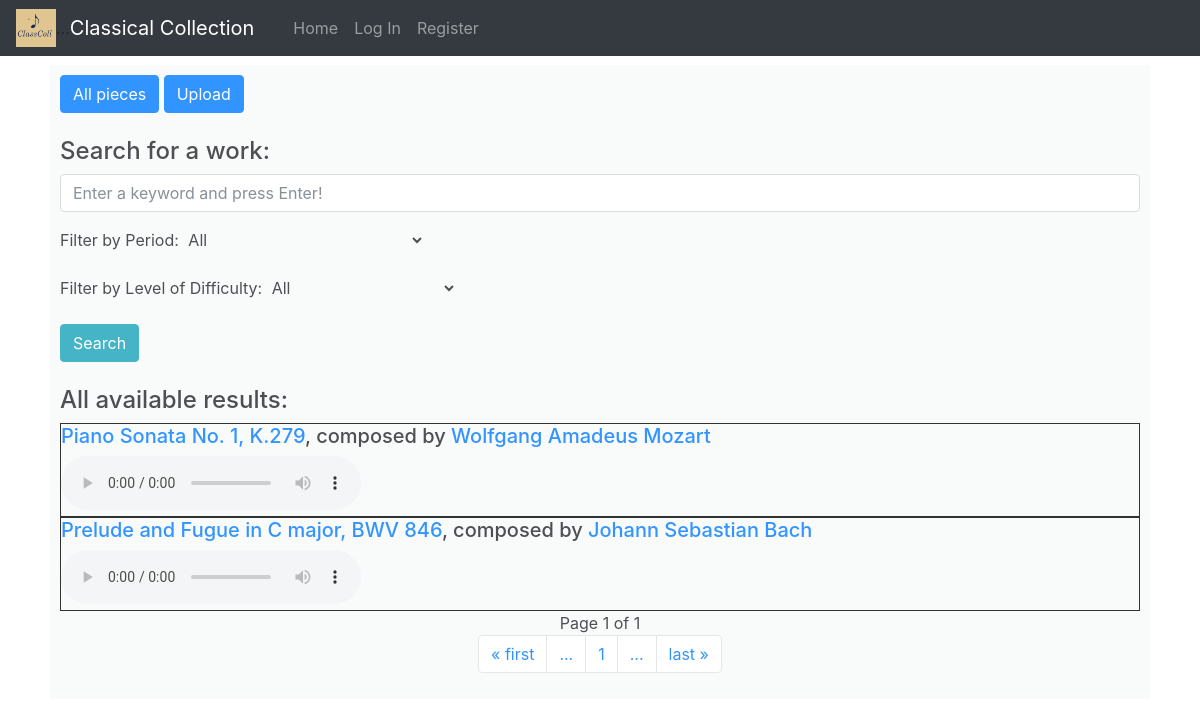
Page /piece/ on the earlier database version.
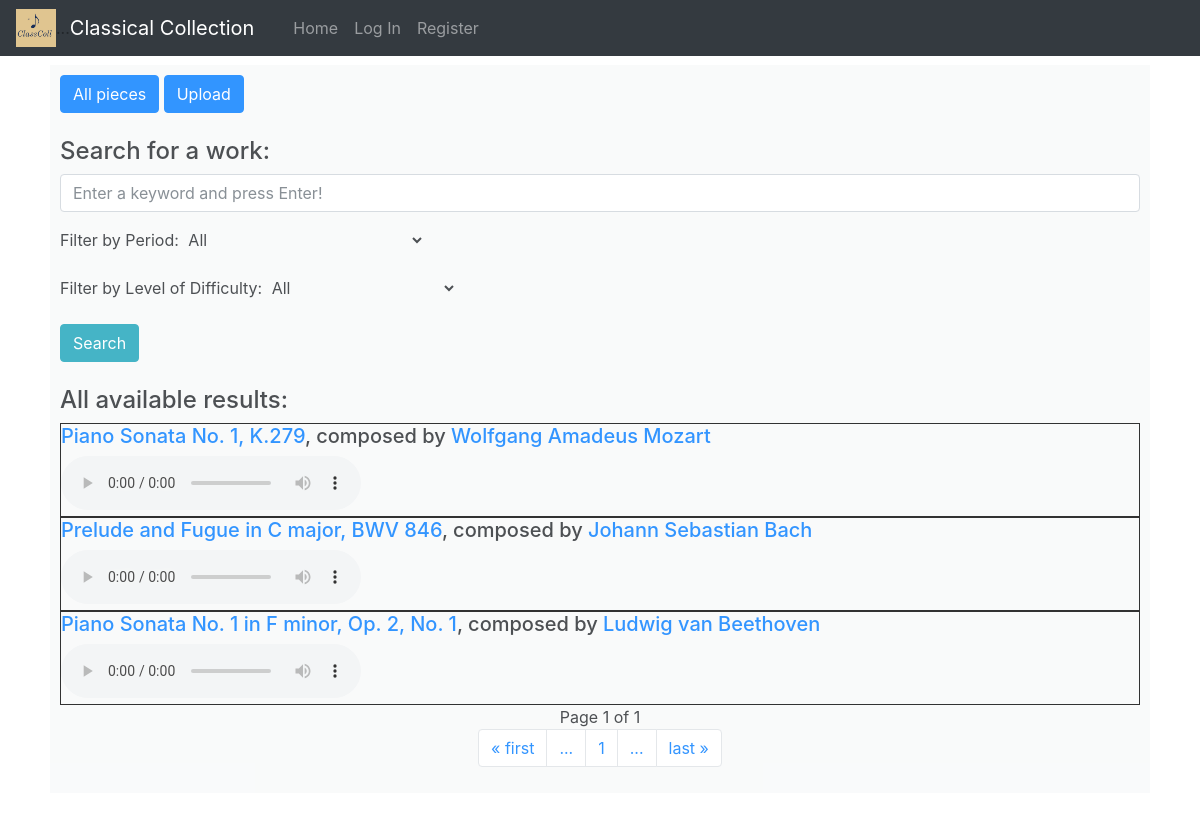
Same page on the later database version.
### classcoll/models.py (models this page shows, shortened)
class Piece(models.Model):
    name = models.CharField(max_length=100)
    composer = models.ForeignKey(Composer, on_delete=models.CASCADE)
    description = models.TextField()
    source = models.FileField()
    period = models.ForeignKey(Period, on_delete=models.CASCADE)
    difficulty = models.ForeignKey(Difficulty, on_delete=models.CASCADE)

class Composer(models.Model):
    name = models.CharField(max_length=100)
    biography = models.TextField()
    image = models.URLField(blank=False)

### classcoll/views/Pieces.py (the view)
# urls.py: path('piece/', Pieces.allPieces, name="all_piece"),
def allPieces(request):
    if request.method == 'POST':
        name = request.POST['name']
        composerName = request.POST['composer']
        composer = ComposerSearch.search(composerName)
        if composer is None:
            return render(request, ALL_PIECE_FILE, {
            'periods': Period.objects.all(),
                'difficulty': Difficulty.objects.all(),
                'pieces': Piece.objects.all(),
                'message': MESSAGE_COMPOSER_NOT_FOUND
            })
        description = request.POST['description']
        uploadedFile = request.FILES['document']
        period = Period.objects.filter(era=request.POST['period']).first()
        difficulty = Difficulty.objects.filter(rating=request.POST['difficulty']).first()
        newPiece = Piece(
            name = name,
            composer = composer,
            description = description,
            source = uploadedFile,
            period = period,
            difficulty = difficulty
        )
        newPiece.save()
        return redirect('index')
    else:
        key = request.GET.get("key", "")
        pr = request.GET.get("period", KEYWORD_ALL)
        df = request.GET.get("difficulty", KEYWORD_ALL)
        pieces = []
        for piece in Piece.objects.all():
            cond1 = key in piece.name
            cond2 = pr == piece.period.era or pr == KEYWORD_ALL
            cond3 = df == piece.difficulty.rating or df == KEYWORD_ALL
            if cond1 and cond2 and cond3:
                pieces.append(piece)
        paginator = Paginator(pieces, 10)
        pageNumber = request.GET.get('page')
        pieces = paginator.get_page(pageNumber)
        return render(request, ALL_PIECE_FILE, {
            'periods': Period.objects.all(),
            'difficulty': Difficulty.objects.all(),
            'pieces': pieces
        })

### classcoll/templates/classcoll/all_pieces.html (shortened to what this page needs)
{% extends "classcoll/layout.html" %}
{% load static %}
{% block body %}
    <div class="bg-light" style="opacity: 0.8; padding: 10px;">
        <div>
            <button class="btn btn-primary" id="showPieces">All pieces</button>
            <button class="btn btn-primary" id="showForm">Upload</button>
        </div>
        <br>
        <div id="pieces">
            <form method="GET" action="{% url 'all_piece' %}" id="filterForm">
                <div class="form-group">
                    <h4>Search for a work:</h4>
                    <input class="form-control" type="text" name="key" placeholder="Enter a keyword and press Enter!">
                </div>
                <div class="form-group">
                    <label>Filter by Period:</label>
                    <select class="btn-light" name="period">
                        <option value="All" selected>All</option>
                    </select>
                </div>
                <div class="form-group">
                    <label>Filter by Level of Difficulty:</label>
                    <select class="btn-light" name="difficulty">
                        <option value="All" selected>All</option>
                    </select>
                </div>
                <button type="submit" class="btn btn-info">Search</button>
            </form>
            <br>
            <h4>All available results:</h4>
            {% for piece in pieces %}
                <div style="border: 1px solid black;">
                    <h5><a href="{% url 'piece' piece.name %}">{{piece.name}}</a>,
                        composed by <a href="{% url 'composer' piece.composer.name %}">{{piece.composer.name}}</a></h5>
                    <audio controls>
                        <source src="/upload/{{piece.source}}" type="audio/mpeg">
                    </audio>
                </div>
            {% endfor %}
            <div class="text-center">
                <span class="current">
                    Page {{ pieces.number }} of {{ pieces.paginator.num_pages }}
                </span>
            </div>
            <nav aria-label="Page Navigation Example">
                <ul class="pagination justify-content-center">
                    <li class="page-item"><a class="page-link" href="?page=1">&laquo; first</a></li>
                    <li class="page-item"><a class="page-link" href="#">...</a></li>
                    {% for i in pieces.paginator.page_range %}
                        {% if i <= pieces.number|add:2 and i >= pieces.number|add:-2 %}
                            <li class="page-item"><a class="page-link" href="?page={{forloop.counter}}">{{forloop.counter}}</a></li>
                        {% endif %}
                    {% endfor %}
                    <li class="page-item"><a class="page-link" href="#">...</a></li>
                    <li class="page-item"><a class="page-link" href="?page={{ pieces.paginator.num_pages }}">last &raquo;</a></li>
                </ul>
            </nav>
        </div>
    </div>
{% endblock %}

### classcoll/templates/classcoll/layout.html (shortened to what this page needs)
{% load static %}
<!DOCTYPE html>
<html lang="en">
    <head>
      <link rel="stylesheet" href="https://stackpath.bootstrapcdn.com/bootstrap/4.4.1/css/bootstrap.min.css">
      <link rel='stylesheet' href='https://jplayer.org/latest/dist/skin/pink.flag/css/jplayer.pink.flag.min.css'>
      <link href="{% static 'classcoll/styles.css' %}" rel="stylesheet" type="text/css">
    </head>
    <body style="background: url({% static 'classcoll/images/background.jpg'%}); min-height: 900px;
    background-size: 100%; background-repeat: no-repeat; background-position: center center;">
      <nav class="navbar navbar-expand-md navbar-dark fixed-top bg-dark">
        <img src="{% static 'classcoll/images/applogo.jpeg'%}" width="40">
        <a>...</a>
        <a style="font-size: 20px;" class="navbar-brand" href="#">Classical Collection</a>
        <div class="container-fluid">
          <ul class="navbar-nav me-auto mb-2 mb-md-0">
            <li class="nav-item">
              <a class="nav-link" href="{% url 'index' %}">Home</a>
            </li>
            {% if user.is_authenticated %}
              <li class="nav-item">
                  <a class="nav-link" href="{% url 'favorite' %}">Favorite</a>
              </li>
              <li class="nav-item">
                  <a class="nav-link" href="{% url 'all_composer' %}">Composer</a>
              </li>
              <li class="nav-item">
                  <a class="nav-link" href="{% url 'all_piece' %}">Works</a>
              </li>
              <li class="nav-item">
                  <a class="nav-link" href="{% url 'period' 'Classical' %}">Period</a>
              </li>
              <li class="nav-item">
                  <a class="nav-link" href="{% url 'difficulty' 'Intermediate'%}">Difficulty</a>
              </li>
              <li class="nav-item">
                  <a class="nav-link" href="{% url 'logout' %}">Log Out</a>
              </li>
            {% else %}
              <li class="nav-item">
                  <a class="nav-link" href="{% url 'login' %}">Log In</a>
              </li>
              <li class="nav-item">
                  <a class="nav-link" href="{% url 'register' %}">Register</a>
              </li>
            {% endif %}
          </ul>
        </div>
      </nav>
      <main style="margin-top: 65px;">
        <div style="margin: 50px;
          max-height: 900px; overflow: auto;">
          <div padding="2px">
            {% block body %}
            {% endblock %}
          </div>
        </div>
      </main>
    </body>
</html>

Differences in the rows shown:
added Piece: name "Piano Sonata No. 1 in F minor, Op. 2, No. 1", composer.name "Ludwig van Beethoven"
